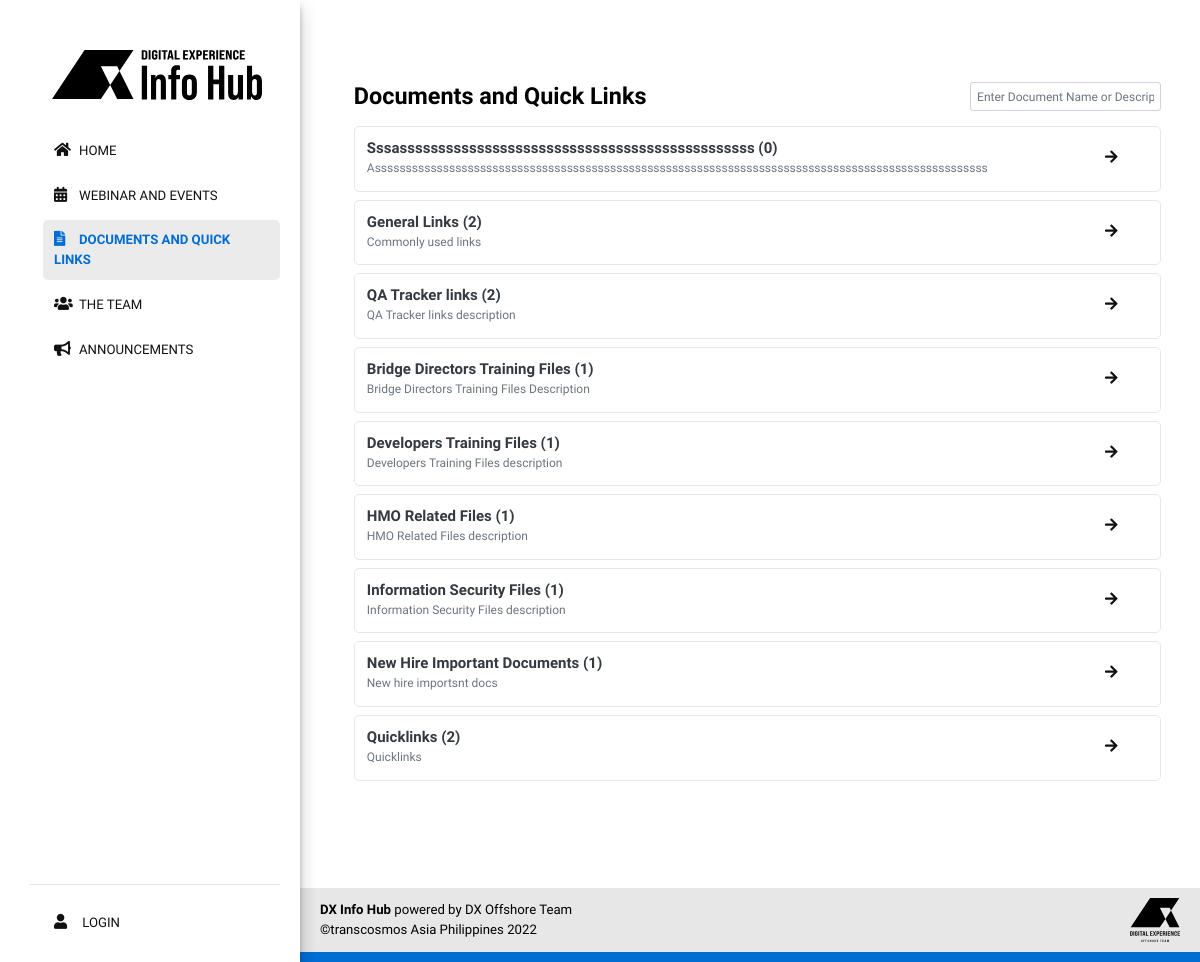
/pages/documents/o-index.php, run on the app's committed database.
### tables this page shows
CREATE TABLE `documents` (
  `id` int(255) UNSIGNED NOT NULL,
  `user_id` int(255) NOT NULL DEFAULT 0,
  `document_name` varchar(255) NOT NULL DEFAULT '',
  `document_description` varchar(255) NOT NULL DEFAULT '',
  `date_created` varchar(255) NOT NULL DEFAULT '',
  `date_edited` varchar(255) NOT NULL DEFAULT '',
  `document_status` int(1) NOT NULL DEFAULT 0,
  `temp_del` int(1) NOT NULL DEFAULT 0,
  `timestamp` timestamp NOT NULL DEFAULT current_timestamp() ON UPDATE current_timestamp()
);

### pages/documents/o-index.php (the view, shortened to what this page needs)
<?php
require($_SERVER['DOCUMENT_ROOT'].'/includes/config.php');
?>
<!DOCTYPE html>
<html lang="en">
    <head>
        <link href="/assets/css/documents.css" rel="stylesheet" />
        <?php require($_SERVER['DOCUMENT_ROOT'].'/includes/common/links.php');  ?>
    </head>
    <body id="documents">
        <div class="container">
            <div class="col-3 col-s-3 menu">
                <?php require($_SERVER['DOCUMENT_ROOT'].'/includes/common/parent-sidebar.php');  ?>
            </div>
            <section class="main-area col-s-9 d-column mb-4 ml-5">
                <div class="announcement mb-4">
                    <div class="row">
                        <div class="col-lg-9">
                            <h2 class="mb-3">
                                Documents and Quick Links
                            </h2>
                        </div>
                        <div class="col-lg-3">
                            <input type="text" id="myInput" onkeyup="myFunction()" placeholder="Enter Document Name or Description" class="form-control mr-2 px-2">
                        </div>
                    </div>
                    <div class="announcement-row">
                        <ul class="list-inline mb-4" id="myUL">
                            <?php
                                $sql = $pdo->prepare("SELECT * FROM documents WHERE `document_status` = 0 ORDER BY id DESC");
                                $sql->execute();
                                while($data = $sql->fetch(PDO::FETCH_ASSOC)) {
                                $count =  $pdo->prepare("SELECT * FROM `files` WHERE `document_id` = ".$data['id']);
                                $count->execute();
                                $total_data_count = $count->rowCount();
                                echo "<a href='/document-files/".$data["id"]."'>";
                                    echo '<li class="list-dl-item p-3 moving-left">';
                                        echo '<i class="fa fa-arrow-right" style="padding: 11px 30px;" id="fa" aria-hidden="true"></i>';
                                        echo '<h5 class="font-weight-bold text-dark m-0">'.$data["document_name"];
                                        echo ' ('. $total_data_count .') </h5>';
                                        echo '<span class="text-secondary" style="font-size:1rem;">'.$data["document_description"] .'</span>';
                                    echo '</li>';
                                echo  "</a>";
                                }
                            ?>
                        </ul>
                    </div>
                </div>
            </section>
            </div>
        <?php require($_SERVER['DOCUMENT_ROOT'].'/includes/common/parent-footer.php');  ?>
    </body>
</html>

### assets/css/documents.css (style rules this page uses)
section.main-area.col-s-9.d-column.mb-4 { margin: 70px -40px 0; min-height: 100vh; }
li.list-dl-item { float: left; width: 100%; font-size: 1.2rem; padding: 8px; border-radius: 5px; border: solid 1px var(--gray); margin: 4px 0; color: #111; }
ul.list-inline.mb-4 { overflow: hidden; }

### assets/css/common.css (style rules this page uses)
html { font-size: 12px; }
.announcement { margin-bottom: 1rem; padding: 1rem; background-color: #fff; border-radius: .25rem; }

### assets/css/style.css (style rules this page uses)
:root { --blue: #006DD3; --gray: #E7E7E7; --dark-gray: #606060; --white: #fff; --black: #121212; }
body p, a { font-size: 1.1rem; }
@media (min-width: 1200px) { .container { max-width: 1300px !important; } }
@media (min-width: 1200px) { .h1, .h2, .h3, .h4, .h5, .h6, h1, h2, h3, h4, h5, h6 { font-weight: bold !important; text-transform: none; } }
@media (min-width: 1200px) { body { font-family: 'Inter Tight', sans-serif; color: var(--black); height: 100%; font-size: 1rem; } }
@media (min-width: 1200px) { * { box-sizing: border-box; } }
@media (min-width: 1200px) { .container { margin: 0 auto; width: 90%; } }
@media (min-width: 1200px) { .container::after { content: ""; clear: both; display: table; } }
@media (min-width: 1200px) { [class*="col-"] { float: left; } }
@media (min-width: 1200px) { h2 { font-size: 1.5rem; font-weight: 600; } }
@media (min-width: 1200px) { i.fa.fa-arrow-right { float: right; padding: 5px 10px; } }
@media (min-width: 1200px) { i#fa { float: right; padding: 3px 34px; } }
@media (min-width: 1200px) { .col-3.col-s-3.menu { position: relative; padding: 45px 20px 7px 30px; box-shadow: 0 10px 20px rgba(0,0,0,.19),0 6px 6px rgba(0,0,0,.23); clip-path: inset(0px -15px 0px 0px); min-height: 100%; height: 100vh; left: 0; position: fixed; background-color: var(--white); } }
@media (min-width: 1200px) { .main-area h2 { font-size: 1.95rem; font-weight: 100; margin: 0; color: #000; } }
@media (min-width: 1200px) { .announcement li { padding: 5px 0; } }
@media (min-width: 1200px) { .announcement ul { list-style-type:none; padding-left: 0; transition: 0.2s; } }
@media (min-width: 1200px) { .moving-left .fa { transition: transform 0.3s ease; transform: translateX(0px); } }
[class*="col-"] { width: 100%; }
@media only screen and (min-width: 600px) { .col-s-3 { width: 22%; } }
@media only screen and (min-width: 600px) { .col-s-9 { width: 75%; } }
@media only screen and (min-width: 600px) { .main-area { width: 78%; } }
@media only screen and (min-width: 768px) { .col-3 { width: 25%; } }
@media only screen and (min-width: 768px) { .main-area { overflow: hidden;max-width: 78%; } }
@media only screen and (min-width: 768px) { .main-area { float: right; margin-top: 45px; } }

### data on the page
documents: document_name "Sssassssssssssssssssssssssssssssssssssssssssssssss", total_data_count "0", document_description "Asssssssssssssssssssssssssssssssssssssssssssssssssssssssssssssssssssssssssssssssssssssssssssssssssss"
documents: document_name "General Links", total_data_count "2", document_description "Commonly used links"
documents: document_name "QA Tracker links", total_data_count "2", document_description "QA Tracker links description"
documents: document_name "Bridge Directors Training Files", total_data_count "1", document_description "Bridge Directors Training Files Description"
documents: document_name "Developers Training Files", total_data_count "1", document_description "Developers Training Files description"
documents: document_name "HMO Related Files", total_data_count "1", document_description "HMO Related Files description"
documents: document_name "Information Security Files", total_data_count "1", document_description "Information Security Files description"
documents: document_name "New Hire Important Documents", total_data_count "1", document_description "New hire importsnt docs"
documents: document_name "Quicklinks", total_data_count "2", document_description "Quicklinks"
